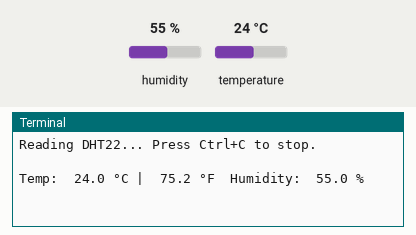
Simulated run of this program. Board: Raspberry Pi (BCM pin numbers). On the bench: the last lines printed to the terminal. The inputs (shaded band) are chosen by the test bench; at power-on: temperature 24 °C, humidity 55 %.

Above: at 1.2 s.
1.3 s: temperature set to 41 °C
At 3.9 s:
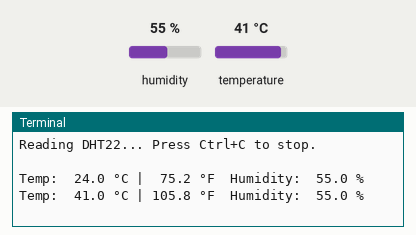
4.3 s: temperature set to 2 °C
At 5.1 s:
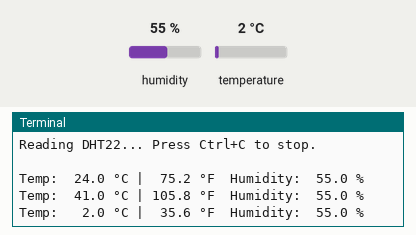
7.3 s: humidity set to 22 %
At 9.9 s:
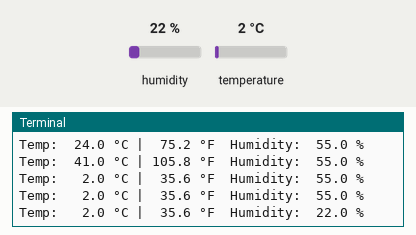

The program:

dht22_test.py
```python
#!/usr/bin/env python3
"""
Standalone DHT22 test (matches the old script style).

Usage:
    source venv/bin/activate   # optional virtual env
    pip install adafruit-circuitpython-dht RPi.GPIO
    python3 sensor_tests/dht22_test.py

Wiring:
    - Data pin -> GPIO4 (physical pin 7) by default
    - Power -> 3.3 V, GND -> GND
    - 10 kΩ pull-up resistor between DATA and 3.3 V
"""

import time

import board
import adafruit_dht

DHT_PIN = board.D16  # change if you wired to another GPIO


def main() -> None:
    sensor = adafruit_dht.DHT22(DHT_PIN, use_pulseio=False)
    print("Reading DHT22... Press Ctrl+C to stop.\n")
    try:
        while True:
            try:
                temperature_c = sensor.temperature
                humidity = sensor.humidity
                if temperature_c is not None and humidity is not None:
                    temperature_f = temperature_c * 9.0 / 5.0 + 32.0
                    print(
                        f"Temp: {temperature_c:5.1f} °C | {temperature_f:5.1f} °F  "
                        f"Humidity: {humidity:5.1f} %"
                    )
                else:
                    print("Sensor returned None values")
            except RuntimeError as err:
                # DHT sensors are finicky; just retry
                print(f"RuntimeError: {err.args[0]}")
            except Exception as err:
                print(f"Other error: {err}")
                sensor.exit()
                raise
            time.sleep(2.0)
    except KeyboardInterrupt:
        print("\nStopped.")
    finally:
        sensor.exit()


if __name__ == "__main__":
    main()
```

Measured:
- after the input at 1.3 s, the terminal: prints a new line after 1.2 s (image 1)
- after the input at 4.3 s, the terminal: prints a new line after 0.46 s (image 2)
- after the input at 7.3 s, the terminal: prints a new line after 2.0 s (image 3)
